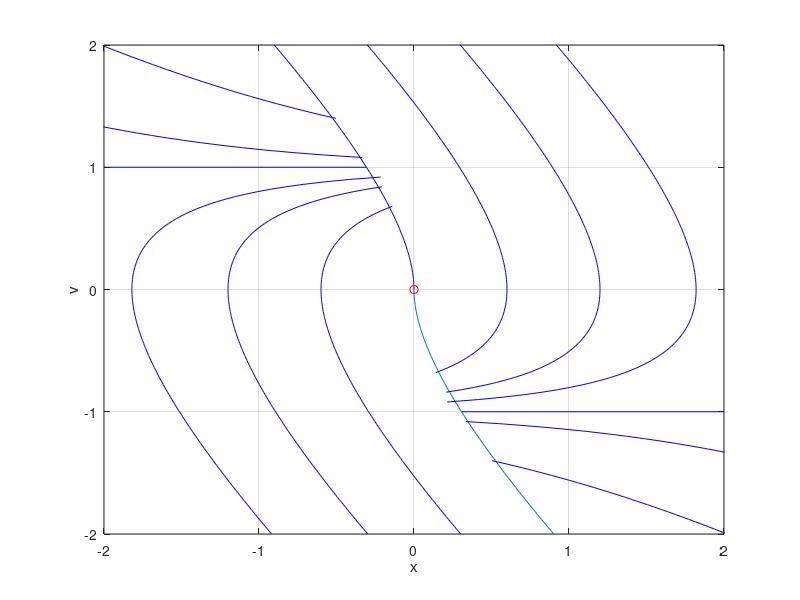

MATLAB code for this plot:
% Script p9_3_03.m; min time to origin from (x,v) for double integrator
% w. damping: dot v=-v+a, dot x=v, |a| <= 1; phase plane plot;   8/1/98
%
v=[-2:.02:0];    un =ones(1,length(v));  x =-v -log(un-v);
v1=[-2:.02:.68]; un1=ones(1,length(v1)); x1=-v1-log(un1-v1)-.6*un1;
v2=[-2:.02:.84]; un2=ones(1,length(v2)); x2=-v2-log(un2-v2)-1.2*un2;
v3=[-2:.02:.92]; un3=ones(1,length(v3)); x3=-v3-log(un3-v3)-1.82*un3;
v4=[1.08:.02:2]; un4=ones(1,length(v4)); x4=-v4-log(v4-un4)-1.78*un4;
v5=[1.4:.02:2];; un5=ones(1,length(v5)); x5=-v5-log(v5-un5)-.02*un5;
%
figure(1); clf; plot(x,v,-x,-v,'b',0,0,'ro',[.31 2],[-1 -1],'b',...
   [-.31 -2],[1 1],'b',x1,v1,'b',x2,v2,'b',x3,v3,'b',-x1,-v1,'b',...
   -x2,-v2,'b',-x3,-v3,'b',x4,v4,'b',-x4,-v4,'b',x5,v5,'b',-x5,-v5,'b');
grid; axis([-2 2 -2 2]); xlabel('x'); ylabel('v'); 
